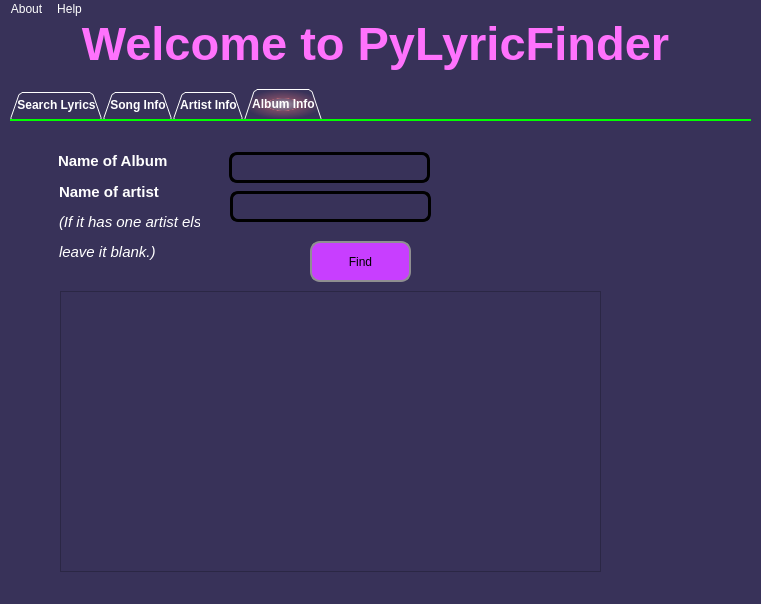
<?xml version="1.0" encoding="UTF-8"?>
<ui version="4.0">
 <class>MainWindow</class>
 <widget class="QMainWindow" name="MainWindow">
  <property name="geometry">
   <rect>
    <x>0</x>
    <y>0</y>
    <width>761</width>
    <height>604</height>
   </rect>
  </property>
  <property name="sizePolicy">
   <sizepolicy hsizetype="Fixed" vsizetype="Fixed">
    <horstretch>0</horstretch>
    <verstretch>0</verstretch>
   </sizepolicy>
  </property>
  <property name="windowTitle">
   <string>PyLyricFinder</string>
  </property>
  <property name="windowIcon">
   <iconset>
    <normaloff>C:/Users/Lenovo/.designer/backup/assets/favicon.ico</normaloff>C:/Users/Lenovo/.designer/backup/assets/favicon.ico</iconset>
  </property>
  <property name="styleSheet">
   <string notr="true">background-color:rgb(56, 50, 89);
color:rgb(255, 255, 255);
background-image:'./assets/tree-moon.jpg'</string>
  </property>
  <widget class="QWidget" name="centralwidget">
   <widget class="QTabWidget" name="tabWidget">
    <property name="geometry">
     <rect>
      <x>10</x>
      <y>70</y>
      <width>741</width>
      <height>491</height>
     </rect>
    </property>
    <property name="font">
     <font>
      <bold>true</bold>
      <underline>false</underline>
     </font>
    </property>
    <property name="cursor">
     <cursorShape>ArrowCursor</cursorShape>
    </property>
    <property name="statusTip">
     <string/>
    </property>
    <property name="whatsThis">
     <string/>
    </property>
    <property name="autoFillBackground">
     <bool>false</bool>
    </property>
    <property name="styleSheet">
     <string notr="true">QTabWidget::pane { /* The tab widget frame */
    border-top: 2px solid #00ff00;
    position: absolute;
    top: -0.5em;
}

QTabWidget::tab-bar {
    alignment: center;
}

/* Style the tab using the tab sub-control. Note that
    it reads QTabBar _not_ QTabWidget */
QTabBar::tab {
    background: qlineargradient(x1: 0, y1: 0, x2: 0, y2: 1,
                                stop: 0 #E1E1E1, stop: 0.4 #DDDDDD,
                                stop: 0.5 #D8D8D8, stop: 1.0 #D3D3D3);
    border: 5px solid #00ff00;
    border-bottom-color: #C2C7CB; /* same as the pane color */
    border-top-left-radius: 4px;
    border-top-right-radius: 4px;
    min-width: 8ex;
    padding: 2px;
}

QTabBar::tab:selected, QTabBar::tab:hover {
    background:qradialgradient(spread:pad, cx:0.5, cy:0.5, radius:0.5, fx:0.5, fy:0.5, stop:0 rgba(181, 175, 190, 213), stop:0.35 rgba(255, 188, 188, 80), stop:0.4 rgba(255, 162, 162, 80), stop:0.425 rgba(255, 132, 132, 156), stop:0.44 rgba(252, 128, 128, 80), stop:1 rgba(255, 255, 255, 0));
}

QTabBar::tab:selected {
    border-color: #00ff00;
    border-bottom-color: #C2C7CB; /* same as pane color */
}
QTabBar::tab:!selected {
    margin-top: 2px; /* make non-selected tabs look smaller */
}
/* make use of negative margins for overlapping tabs */
QTabBar::tab:selected {
    /* expand/overlap to the left and right by 4px */
    margin-left: 1px;
    margin-right: 1px;
}
QTabBar::tab:first:selected {
    margin-left: 0; /* the first selected tab has nothing to overlap with on the left */
}
QTabBar::tab:first:selected {
    margin-left: 0; /* the first selected tab has nothing to overlap with on the left */
}

</string>
    </property>
    <property name="tabShape">
     <enum>QTabWidget::Triangular</enum>
    </property>
    <property name="currentIndex">
     <number>3</number>
    </property>
    <property name="tabsClosable">
     <bool>false</bool>
    </property>
    <property name="movable">
     <bool>true</bool>
    </property>
    <widget class="QWidget" name="tab">
     <property name="enabled">
      <bool>true</bool>
     </property>
     <property name="statusTip">
      <string/>
     </property>
     <property name="whatsThis">
      <string/>
     </property>
     <property name="autoFillBackground">
      <bool>false</bool>
     </property>
     <attribute name="title">
      <string>Search Lyrics</string>
     </attribute>
     <widget class="QLineEdit" name="lineEdit_2">
      <property name="geometry">
       <rect>
        <x>261</x>
        <y>59</y>
        <width>261</width>
        <height>31</height>
       </rect>
      </property>
      <property name="styleSheet">
       <string notr="true">QLineEdit{
	border: 3px solid rgb(0, 0, 0);
	border-radius:8px;
}</string>
      </property>
     </widget>
     <widget class="QLineEdit" name="lineEdit">
      <property name="geometry">
       <rect>
        <x>261</x>
        <y>19</y>
        <width>261</width>
        <height>31</height>
       </rect>
      </property>
      <property name="styleSheet">
       <string notr="true">QLineEdit{
	border: 3px solid rgb(0, 0, 0);
	border-radius:8px;
}</string>
      </property>
     </widget>
     <widget class="QTextBrowser" name="textBrowser">
      <property name="geometry">
       <rect>
        <x>40</x>
        <y>160</y>
        <width>651</width>
        <height>291</height>
       </rect>
      </property>
      <property name="cursor" stdset="0">
       <cursorShape>IBeamCursor</cursorShape>
      </property>
      <property name="styleSheet">
       <string notr="true">font: 700 16pt &quot;Segoe UI&quot;;
color:black;
border-radius:8px;
background-color:qlineargradient(spread:pad, x1:0, y1:0.534, x2:1, y2:0.5, stop:0.164773 rgba(255, 96, 165, 251), stop:1 rgba(255, 255, 255, 255));
border: 2px solid rgb(255, 255, 255);
</string>
      </property>
      <property name="html">
       <string>&lt;!DOCTYPE HTML PUBLIC &quot;-//W3C//DTD HTML 4.0//EN&quot; &quot;http://www.w3.org/TR/REC-html40/strict.dtd&quot;&gt;
&lt;html&gt;&lt;head&gt;&lt;meta name=&quot;qrichtext&quot; content=&quot;1&quot; /&gt;&lt;meta charset=&quot;utf-8&quot; /&gt;&lt;style type=&quot;text/css&quot;&gt;
p, li { white-space: pre-wrap; }
&lt;/style&gt;&lt;/head&gt;&lt;body style=&quot; font-family:'Segoe UI'; font-size:16pt; font-weight:700; font-style:normal;&quot;&gt;
&lt;p align=&quot;center&quot; style=&quot; margin-top:0px; margin-bottom:0px; margin-left:0px; margin-right:0px; -qt-block-indent:0; text-indent:0px;&quot;&gt;This is where lyrics shows up.&lt;/p&gt;&lt;/body&gt;&lt;/html&gt;</string>
      </property>
     </widget>
     <widget class="QLabel" name="label_3">
      <property name="geometry">
       <rect>
        <x>90</x>
        <y>20</y>
        <width>111</width>
        <height>21</height>
       </rect>
      </property>
      <property name="font">
       <font>
        <pointsize>11</pointsize>
        <bold>true</bold>
       </font>
      </property>
      <property name="text">
       <string>Name of song*</string>
      </property>
     </widget>
     <widget class="QPushButton" name="pushButton">
      <property name="geometry">
       <rect>
        <x>311</x>
        <y>109</y>
        <width>101</width>
        <height>41</height>
       </rect>
      </property>
      <property name="whatsThis">
       <string>Search those lyrics</string>
      </property>
      <property name="styleSheet">
       <string notr="true">QPushButton{
	
	font: 800 italic 12pt &quot;Segoe UI&quot;;
	color:black;
    border: 2px solid #8f8f91;
	border-radius:10px;
	background-color:rgb(200, 62, 255)
}
QPushButton:hover
{
   background-color:white;
}
QPushButton:pressed{
	background-color:green;
}</string>
      </property>
      <property name="text">
       <string>Find</string>
      </property>
      <property name="autoDefault">
       <bool>false</bool>
      </property>
      <property name="default">
       <bool>false</bool>
      </property>
      <property name="flat">
       <bool>false</bool>
      </property>
     </widget>
     <widget class="QLabel" name="label_4">
      <property name="geometry">
       <rect>
        <x>90</x>
        <y>70</y>
        <width>141</width>
        <height>16</height>
       </rect>
      </property>
      <property name="font">
       <font>
        <pointsize>11</pointsize>
        <bold>true</bold>
       </font>
      </property>
      <property name="text">
       <string>Name of the artist</string>
      </property>
     </widget>
    </widget>
    <widget class="QWidget" name="tab_2">
     <attribute name="title">
      <string>Song Info</string>
     </attribute>
     <widget class="QLabel" name="label_5">
      <property name="geometry">
       <rect>
        <x>540</x>
        <y>60</y>
        <width>161</width>
        <height>51</height>
       </rect>
      </property>
      <property name="font">
       <font>
        <pointsize>11</pointsize>
        <bold>true</bold>
       </font>
      </property>
      <property name="styleSheet">
       <string notr="true">color:rgba(255, 31, 38, 227)</string>
      </property>
      <property name="text">
       <string>&lt;html&gt;&lt;head/&gt;&lt;body&gt;&lt;p&gt;&lt;span style=&quot; font-weight:400; font-style:italic;&quot;&gt;*(If song is popular than &lt;/span&gt;&lt;/p&gt;&lt;p&gt;&lt;span style=&quot; font-weight:400; font-style:italic;&quot;&gt;name is not needed.)&lt;/span&gt;&lt;/p&gt;&lt;/body&gt;&lt;/html&gt;</string>
      </property>
     </widget>
     <widget class="QLineEdit" name="lineEdit_3">
      <property name="geometry">
       <rect>
        <x>261</x>
        <y>19</y>
        <width>261</width>
        <height>31</height>
       </rect>
      </property>
      <property name="styleSheet">
       <string notr="true">QLineEdit{
	border: 3px solid rgb(0, 0, 0);
	border-radius:8px;
}</string>
      </property>
     </widget>
     <widget class="QTextBrowser" name="textBrowser_2">
      <property name="geometry">
       <rect>
        <x>40</x>
        <y>160</y>
        <width>651</width>
        <height>291</height>
       </rect>
      </property>
      <property name="cursor" stdset="0">
       <cursorShape>IBeamCursor</cursorShape>
      </property>
      <property name="styleSheet">
       <string notr="true">font: 700 16pt &quot;Segoe UI&quot;;
color:black;
border-radius:8px;
background-color:qlineargradient(spread:pad, x1:0, y1:0.534, x2:1, y2:0.5, stop:0.164773 rgba(255, 96, 165, 251), stop:1 rgba(255, 255, 255, 255));
border: 2px solid rgb(255, 255, 255);
</string>
      </property>
      <property name="html">
       <string>&lt;!DOCTYPE HTML PUBLIC &quot;-//W3C//DTD HTML 4.0//EN&quot; &quot;http://www.w3.org/TR/REC-html40/strict.dtd&quot;&gt;
&lt;html&gt;&lt;head&gt;&lt;meta name=&quot;qrichtext&quot; content=&quot;1&quot; /&gt;&lt;meta charset=&quot;utf-8&quot; /&gt;&lt;style type=&quot;text/css&quot;&gt;
p, li { white-space: pre-wrap; }
&lt;/style&gt;&lt;/head&gt;&lt;body style=&quot; font-family:'Segoe UI'; font-size:16pt; font-weight:700; font-style:normal;&quot;&gt;
&lt;p align=&quot;center&quot; style=&quot; margin-top:0px; margin-bottom:0px; margin-left:0px; margin-right:0px; -qt-block-indent:0; text-indent:0px;&quot;&gt;This is where lyrics shows up.&lt;/p&gt;&lt;/body&gt;&lt;/html&gt;</string>
      </property>
     </widget>
     <widget class="QPushButton" name="pushButton_2">
      <property name="geometry">
       <rect>
        <x>311</x>
        <y>109</y>
        <width>101</width>
        <height>41</height>
       </rect>
      </property>
      <property name="whatsThis">
       <string>Search those lyrics</string>
      </property>
      <property name="styleSheet">
       <string notr="true">QPushButton{
	
	font: 800 italic 12pt &quot;Segoe UI&quot;;
	color:black;
    border: 2px solid #8f8f91;
	border-radius:10px;
	background-color:rgb(200, 62, 255)
}
QPushButton:hover
{
   background-color:white;
}
QPushButton:pressed{
	background-color:green;
}</string>
      </property>
      <property name="text">
       <string>Find</string>
      </property>
      <property name="autoDefault">
       <bool>false</bool>
      </property>
      <property name="default">
       <bool>false</bool>
      </property>
      <property name="flat">
       <bool>false</bool>
      </property>
     </widget>
     <widget class="QLabel" name="label_6">
      <property name="geometry">
       <rect>
        <x>90</x>
        <y>20</y>
        <width>111</width>
        <height>21</height>
       </rect>
      </property>
      <property name="font">
       <font>
        <pointsize>11</pointsize>
        <bold>true</bold>
       </font>
      </property>
      <property name="text">
       <string>Name of song</string>
      </property>
     </widget>
     <widget class="QLineEdit" name="lineEdit_4">
      <property name="geometry">
       <rect>
        <x>261</x>
        <y>59</y>
        <width>261</width>
        <height>31</height>
       </rect>
      </property>
      <property name="styleSheet">
       <string notr="true">QLineEdit{
	border: 3px solid rgb(0, 0, 0);
	border-radius:8px;
}</string>
      </property>
     </widget>
     <widget class="QLabel" name="label_7">
      <property name="geometry">
       <rect>
        <x>90</x>
        <y>70</y>
        <width>141</width>
        <height>16</height>
       </rect>
      </property>
      <property name="font">
       <font>
        <pointsize>11</pointsize>
        <bold>true</bold>
       </font>
      </property>
      <property name="text">
       <string>Name of the artist</string>
      </property>
     </widget>
    </widget>
    <widget class="QWidget" name="tab_3">
     <attribute name="title">
      <string>Artist Info</string>
     </attribute>
     <widget class="QLineEdit" name="lineEdit_5">
      <property name="geometry">
       <rect>
        <x>261</x>
        <y>19</y>
        <width>201</width>
        <height>31</height>
       </rect>
      </property>
      <property name="styleSheet">
       <string notr="true">QLineEdit{
	border: 3px solid rgb(0, 0, 0);
	border-radius:8px;
}</string>
      </property>
     </widget>
     <widget class="QLabel" name="label_8">
      <property name="geometry">
       <rect>
        <x>90</x>
        <y>30</y>
        <width>141</width>
        <height>16</height>
       </rect>
      </property>
      <property name="font">
       <font>
        <pointsize>11</pointsize>
        <bold>true</bold>
       </font>
      </property>
      <property name="text">
       <string>Name of artist</string>
      </property>
     </widget>
     <widget class="QPushButton" name="pushButton_3">
      <property name="geometry">
       <rect>
        <x>320</x>
        <y>110</y>
        <width>101</width>
        <height>41</height>
       </rect>
      </property>
      <property name="styleSheet">
       <string notr="true">QPushButton{
	
	font: 800 italic 12pt &quot;Segoe UI&quot;;
	color:black;
    border: 2px solid #8f8f91;
	border-radius:10px;
	background-color:rgb(200, 62, 255)
}
QPushButton:hover
{
   background-color:white;
}
QPushButton:pressed{
	background-color:green;
}</string>
      </property>
      <property name="text">
       <string>Find</string>
      </property>
     </widget>
     <widget class="QLabel" name="label_11">
      <property name="geometry">
       <rect>
        <x>480</x>
        <y>20</y>
        <width>101</width>
        <height>81</height>
       </rect>
      </property>
      <property name="font">
       <font>
        <pointsize>11</pointsize>
        <bold>true</bold>
       </font>
      </property>
      <property name="text">
       <string>&lt;html&gt;&lt;head/&gt;&lt;body&gt;&lt;p&gt;Max songs&lt;/p&gt;&lt;p&gt;&lt;span style=&quot; font-weight:400; font-style:italic;&quot;&gt;(left five for &lt;/span&gt;&lt;/p&gt;&lt;p&gt;&lt;span style=&quot; font-weight:400; font-style:italic;&quot;&gt;default search)&lt;/span&gt;&lt;/p&gt;&lt;/body&gt;&lt;/html&gt;</string>
      </property>
     </widget>
     <widget class="QSpinBox" name="spinBox">
      <property name="geometry">
       <rect>
        <x>580</x>
        <y>20</y>
        <width>61</width>
        <height>22</height>
       </rect>
      </property>
      <property name="styleSheet">
       <string notr="true">font: 700 16pt &quot;Segoe UI&quot;;</string>
      </property>
      <property name="maximum">
       <number>100</number>
      </property>
      <property name="value">
       <number>3</number>
      </property>
     </widget>
     <widget class="QComboBox" name="comboBox">
      <property name="geometry">
       <rect>
        <x>260</x>
        <y>70</y>
        <width>111</width>
        <height>22</height>
       </rect>
      </property>
      <item>
       <property name="text">
        <string>Title</string>
       </property>
      </item>
      <item>
       <property name="text">
        <string>Popularity</string>
       </property>
      </item>
     </widget>
     <widget class="QLabel" name="label_12">
      <property name="geometry">
       <rect>
        <x>90</x>
        <y>70</y>
        <width>151</width>
        <height>16</height>
       </rect>
      </property>
      <property name="font">
       <font>
        <pointsize>11</pointsize>
        <bold>true</bold>
       </font>
      </property>
      <property name="text">
       <string>Sort song names by</string>
      </property>
     </widget>
     <widget class="QTextBrowser" name="textBrowser_3">
      <property name="geometry">
       <rect>
        <x>60</x>
        <y>160</y>
        <width>601</width>
        <height>291</height>
       </rect>
      </property>
      <property name="cursor" stdset="0">
       <cursorShape>IBeamCursor</cursorShape>
      </property>
      <property name="styleSheet">
       <string notr="true">font: 16pt &quot;Segoe UI&quot;;</string>
      </property>
      <property name="html">
       <string>&lt;!DOCTYPE HTML PUBLIC &quot;-//W3C//DTD HTML 4.0//EN&quot; &quot;http://www.w3.org/TR/REC-html40/strict.dtd&quot;&gt;
&lt;html&gt;&lt;head&gt;&lt;meta name=&quot;qrichtext&quot; content=&quot;1&quot; /&gt;&lt;meta charset=&quot;utf-8&quot; /&gt;&lt;style type=&quot;text/css&quot;&gt;
p, li { white-space: pre-wrap; }
&lt;/style&gt;&lt;/head&gt;&lt;body style=&quot; font-family:'Segoe UI'; font-size:16pt; font-weight:400; font-style:normal;&quot;&gt;
&lt;p align=&quot;center&quot; style=&quot; margin-top:0px; margin-bottom:0px; margin-left:0px; margin-right:0px; -qt-block-indent:0; text-indent:0px;&quot;&gt;This is where lyrics shows up.&lt;/p&gt;&lt;/body&gt;&lt;/html&gt;</string>
      </property>
     </widget>
    </widget>
    <widget class="QWidget" name="tab_4">
     <attribute name="title">
      <string>Album Info</string>
     </attribute>
     <widget class="QLineEdit" name="lineEdit_6">
      <property name="geometry">
       <rect>
        <x>219</x>
        <y>31</y>
        <width>201</width>
        <height>31</height>
       </rect>
      </property>
      <property name="styleSheet">
       <string notr="true">QLineEdit{
	border: 3px solid rgb(0, 0, 0);
	border-radius:8px;
}</string>
      </property>
     </widget>
     <widget class="QTextBrowser" name="textBrowser_4">
      <property name="geometry">
       <rect>
        <x>50</x>
        <y>170</y>
        <width>541</width>
        <height>281</height>
       </rect>
      </property>
      <property name="cursor" stdset="0">
       <cursorShape>IBeamCursor</cursorShape>
      </property>
     </widget>
     <widget class="QLabel" name="label_9">
      <property name="geometry">
       <rect>
        <x>48</x>
        <y>32</y>
        <width>141</width>
        <height>16</height>
       </rect>
      </property>
      <property name="font">
       <font>
        <pointsize>11</pointsize>
        <bold>true</bold>
       </font>
      </property>
      <property name="text">
       <string>Name of Album</string>
      </property>
     </widget>
     <widget class="QPushButton" name="pushButton_4">
      <property name="geometry">
       <rect>
        <x>300</x>
        <y>120</y>
        <width>101</width>
        <height>41</height>
       </rect>
      </property>
      <property name="styleSheet">
       <string notr="true">QPushButton{
	
	font: 800 italic 12pt &quot;Segoe UI&quot;;
	color:black;
    border: 2px solid #8f8f91;
	border-radius:10px;
	background-color:rgb(200, 62, 255)
}
QPushButton:hover
{
   background-color:white;
}
QPushButton:pressed{
	background-color:green;
}</string>
      </property>
      <property name="text">
       <string>Find</string>
      </property>
     </widget>
     <widget class="QLabel" name="label_10">
      <property name="geometry">
       <rect>
        <x>49</x>
        <y>61</y>
        <width>141</width>
        <height>81</height>
       </rect>
      </property>
      <property name="font">
       <font>
        <pointsize>11</pointsize>
        <bold>true</bold>
       </font>
      </property>
      <property name="text">
       <string>&lt;html&gt;&lt;head/&gt;&lt;body&gt;&lt;p&gt;Name of artist&lt;/p&gt;&lt;p&gt;&lt;span style=&quot; font-weight:400; font-style:italic;&quot;&gt;(If it has one artist else&lt;/span&gt;&lt;/p&gt;&lt;p&gt;&lt;span style=&quot; font-weight:400; font-style:italic;&quot;&gt;leave it blank.)&lt;/span&gt;&lt;/p&gt;&lt;/body&gt;&lt;/html&gt;</string>
      </property>
     </widget>
     <widget class="QLineEdit" name="lineEdit_7">
      <property name="geometry">
       <rect>
        <x>220</x>
        <y>70</y>
        <width>201</width>
        <height>31</height>
       </rect>
      </property>
      <property name="styleSheet">
       <string notr="true">QLineEdit{
	border: 3px solid rgb(0, 0, 0);
	border-radius:8px;
}</string>
      </property>
     </widget>
    </widget>
   </widget>
   <widget class="QLabel" name="label">
    <property name="geometry">
     <rect>
      <x>-20</x>
      <y>-10</y>
      <width>791</width>
      <height>71</height>
     </rect>
    </property>
    <property name="font">
     <font>
      <pointsize>35</pointsize>
      <italic>true</italic>
      <bold>true</bold>
      <strikeout>false</strikeout>
     </font>
    </property>
    <property name="styleSheet">
     <string notr="true">color:rgb(255, 114, 253);
font: 700 italic 35pt &quot;Harlow Solid Italic&quot;;</string>
    </property>
    <property name="text">
     <string>&lt;html&gt;&lt;head/&gt;&lt;body&gt;&lt;p&gt;&lt;span style=&quot; font-style:normal;&quot;&gt;Welcome to PyLyricFinder&lt;/span&gt;&lt;/p&gt;&lt;/body&gt;&lt;/html&gt;</string>
    </property>
    <property name="alignment">
     <set>Qt::AlignCenter</set>
    </property>
   </widget>
  </widget>
  <widget class="QMenuBar" name="menubar">
   <property name="geometry">
    <rect>
     <x>0</x>
     <y>0</y>
     <width>761</width>
     <height>22</height>
    </rect>
   </property>
   <widget class="QMenu" name="menuAbout">
    <property name="title">
     <string>About</string>
    </property>
   </widget>
   <widget class="QMenu" name="menuHelp">
    <property name="title">
     <string>Help</string>
    </property>
    <addaction name="actionOnline_help"/>
    <addaction name="actionQuick_tutorial"/>
   </widget>
   <addaction name="menuAbout"/>
   <addaction name="menuHelp"/>
  </widget>
  <widget class="QStatusBar" name="statusBar"/>
  <action name="actionOnline_help">
   <property name="text">
    <string>Online help</string>
   </property>
  </action>
  <action name="actionQuick_tutorial">
   <property name="text">
    <string>Quick tutorial</string>
   </property>
  </action>
 </widget>
 <resources/>
 <connections/>
</ui>
